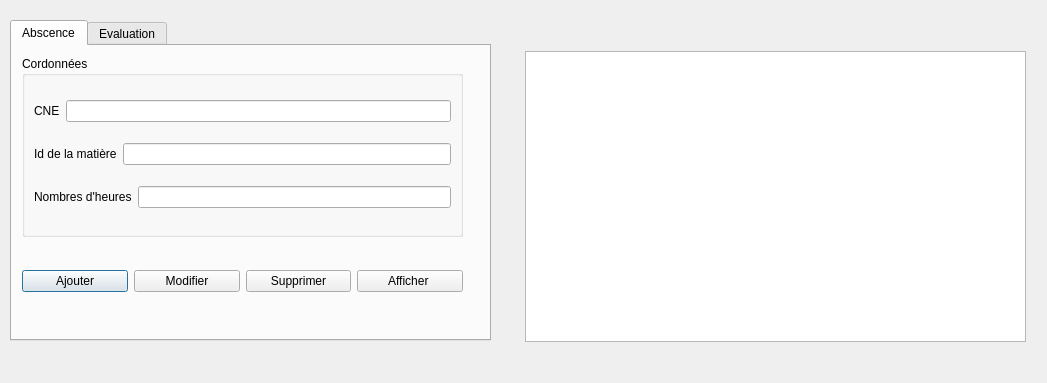
<?xml version="1.0" encoding="UTF-8"?>
<ui version="4.0">
 <class>Note_Abs</class>
 <widget class="QDialog" name="Note_Abs">
  <property name="geometry">
   <rect>
    <x>0</x>
    <y>0</y>
    <width>1047</width>
    <height>383</height>
   </rect>
  </property>
  <property name="windowTitle">
   <string>BitKal</string>
  </property>
  <widget class="QTabWidget" name="tabWidget">
   <property name="geometry">
    <rect>
     <x>10</x>
     <y>20</y>
     <width>481</width>
     <height>321</height>
    </rect>
   </property>
   <property name="currentIndex">
    <number>0</number>
   </property>
   <widget class="QWidget" name="tab">
    <attribute name="title">
     <string>Abscence</string>
    </attribute>
    <widget class="QGroupBox" name="groupBox_3">
     <property name="geometry">
      <rect>
       <x>10</x>
       <y>10</y>
       <width>441</width>
       <height>181</height>
      </rect>
     </property>
     <property name="title">
      <string>Cordonnées</string>
     </property>
     <layout class="QVBoxLayout" name="verticalLayout_3">
      <item>
       <layout class="QHBoxLayout" name="horizontalLayout_12">
        <item>
         <widget class="QLabel" name="label_9">
          <property name="text">
           <string>CNE</string>
          </property>
         </widget>
        </item>
        <item>
         <widget class="QLineEdit" name="texte_CNE_Abs">
          <property name="inputMask">
           <string/>
          </property>
          <property name="text">
           <string/>
          </property>
         </widget>
        </item>
       </layout>
      </item>
      <item>
       <layout class="QHBoxLayout" name="horizontalLayout_13">
        <item>
         <widget class="QLabel" name="label_10">
          <property name="text">
           <string>Id de la matière</string>
          </property>
         </widget>
        </item>
        <item>
         <widget class="QLineEdit" name="texte_Id_Abs"/>
        </item>
       </layout>
      </item>
      <item>
       <layout class="QHBoxLayout" name="horizontalLayout_14">
        <item>
         <widget class="QLabel" name="label_11">
          <property name="text">
           <string>Nombres d'heures</string>
          </property>
         </widget>
        </item>
        <item>
         <widget class="QLineEdit" name="texte_Nbr_Abs"/>
        </item>
       </layout>
      </item>
     </layout>
    </widget>
    <widget class="QWidget" name="horizontalLayoutWidget_3">
     <property name="geometry">
      <rect>
       <x>10</x>
       <y>200</y>
       <width>441</width>
       <height>71</height>
      </rect>
     </property>
     <layout class="QHBoxLayout" name="horizontalLayout_11">
      <item>
       <widget class="QPushButton" name="pushButton_ajouter_3">
        <property name="text">
         <string>Ajouter</string>
        </property>
       </widget>
      </item>
      <item>
       <widget class="QPushButton" name="pushButton_modifier_3">
        <property name="text">
         <string>Modifier</string>
        </property>
       </widget>
      </item>
      <item>
       <widget class="QPushButton" name="pushButton_supprimer_3">
        <property name="text">
         <string>Supprimer</string>
        </property>
       </widget>
      </item>
      <item>
       <widget class="QPushButton" name="pushButton_afficher_3">
        <property name="text">
         <string>Afficher </string>
        </property>
       </widget>
      </item>
     </layout>
    </widget>
   </widget>
   <widget class="QWidget" name="tab_2">
    <attribute name="title">
     <string>Evaluation</string>
    </attribute>
    <widget class="QGroupBox" name="groupBox_4">
     <property name="geometry">
      <rect>
       <x>10</x>
       <y>10</y>
       <width>441</width>
       <height>181</height>
      </rect>
     </property>
     <property name="title">
      <string>Cordonnées</string>
     </property>
     <layout class="QVBoxLayout" name="verticalLayout_4">
      <item>
       <layout class="QHBoxLayout" name="horizontalLayout_16">
        <item>
         <widget class="QLabel" name="label_13">
          <property name="text">
           <string>CNE</string>
          </property>
         </widget>
        </item>
        <item>
         <widget class="QLineEdit" name="texte_CNE_Note">
          <property name="inputMask">
           <string/>
          </property>
          <property name="text">
           <string/>
          </property>
         </widget>
        </item>
       </layout>
      </item>
      <item>
       <layout class="QHBoxLayout" name="horizontalLayout_17">
        <item>
         <widget class="QLabel" name="label_14">
          <property name="text">
           <string>Id de la matière</string>
          </property>
         </widget>
        </item>
        <item>
         <widget class="QLineEdit" name="texte_Id_Note"/>
        </item>
       </layout>
      </item>
      <item>
       <layout class="QHBoxLayout" name="horizontalLayout_18">
        <item>
         <widget class="QLabel" name="label_15">
          <property name="text">
           <string>La note</string>
          </property>
         </widget>
        </item>
        <item>
         <widget class="QLineEdit" name="texte_Note"/>
        </item>
       </layout>
      </item>
     </layout>
    </widget>
    <widget class="QWidget" name="horizontalLayoutWidget_4">
     <property name="geometry">
      <rect>
       <x>10</x>
       <y>200</y>
       <width>441</width>
       <height>71</height>
      </rect>
     </property>
     <layout class="QHBoxLayout" name="horizontalLayout_20">
      <item>
       <widget class="QPushButton" name="pushButton_ajouter_4">
        <property name="text">
         <string>Ajouter</string>
        </property>
       </widget>
      </item>
      <item>
       <widget class="QPushButton" name="pushButton_modifier_4">
        <property name="text">
         <string>Modifier</string>
        </property>
       </widget>
      </item>
      <item>
       <widget class="QPushButton" name="pushButton_supprimer_4">
        <property name="text">
         <string>Supprimer</string>
        </property>
       </widget>
      </item>
      <item>
       <widget class="QPushButton" name="pushButton_afficher_4">
        <property name="text">
         <string>Afficher </string>
        </property>
       </widget>
      </item>
     </layout>
    </widget>
   </widget>
  </widget>
  <widget class="QTableView" name="tableView">
   <property name="geometry">
    <rect>
     <x>525</x>
     <y>51</y>
     <width>501</width>
     <height>291</height>
    </rect>
   </property>
  </widget>
 </widget>
 <resources/>
 <connections/>
</ui>
